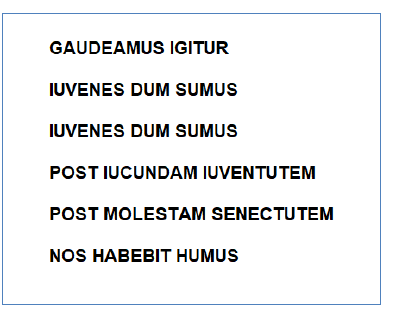
%> input picture test.bmp, 400 x 325 px
$ octave --eval "result = imageBinarization(imread('test.bmp'));"   (GNU Octave 9; MATLAB toolbox functions it lacks are replaced by stand-ins)
%> lines starting %> are read from the running program, lines starting %| are printed output that depends on the picture; in (x1, y1, x2, y2) boxes, pixels count from 0 and x2, y2 are one past the last pixel; in counts of white or black regions, pixels touching at a corner belong together; the program's own positions count from 1; long printed decimals are rounded
function processedImage = imageBinarization(im);
%
%PURPOSE --> Convert image into black(false or 1) and white(true or 0)
%
% ====IMPORTANT====================================================
% #The function assumes the input image has already been imported
% =================================================================
    %First, convert to black and white
    sizeIm = size(im);
%> sizeIm = [325 400 3]
    [rows, cols] = size(im);
%> rows = 325; cols = 1200
    if(size(sizeIm) == [1 3])
        %If the condition is met, the image is RGB
        %We must convert it to grayscale
        im = rgb2gray(im);
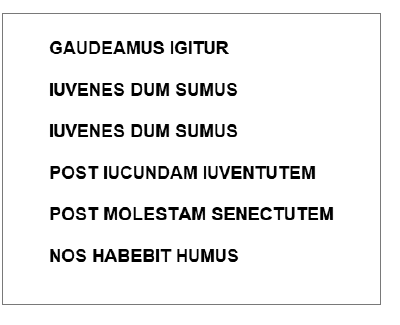
%> im: size 325x400 uint8; min 0, max 255, mean 238.3
    end
    %By now, the image is already in grayscale
    %Convert to purely black and white

    %Substracted 0.2 from the threshold to separate joint characters.
    threshold = graythresh(im)-0.2;
%> threshold = 0.376
    %this next line is used for testing, remove when necessary
    fprintf("%f", threshold);
%| 0.3765
    processedImage = not(imbinarize(im, threshold));
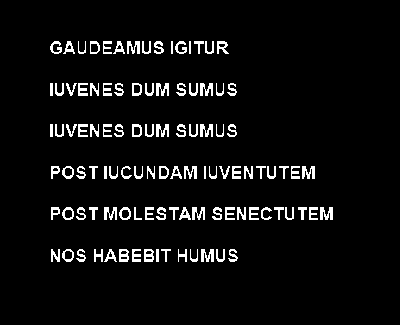
%> processedImage: size 325x400 logical; 5.4% white in thin lines or dots, all inside (x1, y1, x2, y2) = (50, 41, 333, 262)
    %EXPLANATION FOR THE not()
    %-----------------------------
    %For Task 2, we will be preferring to use white text over a black
    %blackground, therefore we invert the image for now.
end

$ run again, on alphabet.bmp
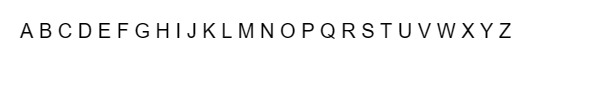
%> input picture alphabet.bmp, 589 x 95 px
%> threshold = 0.422
%| 0.4216
%> in imageBinarization, `processedImage = not(imbinarize(im, threshold));`:
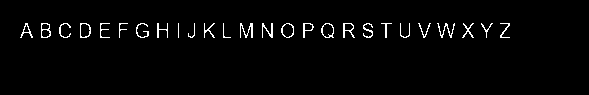
%> processedImage: size 95x589 logical; 2.3% white in thin lines or dots, all inside (x1, y1, x2, y2) = (20, 23, 510, 38)

$ run again, on alphabet_bold.bmp
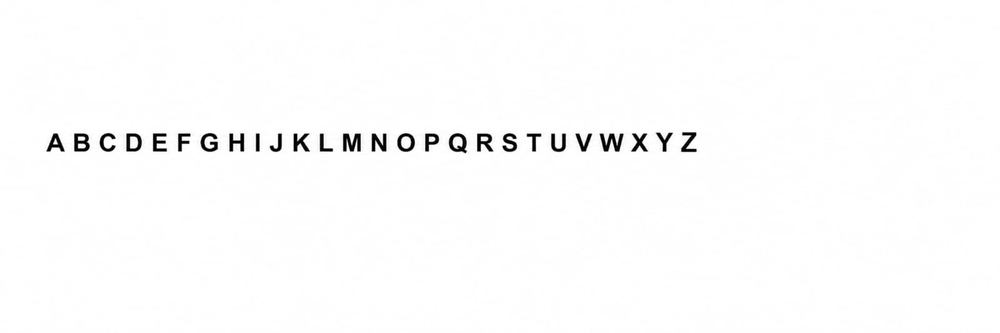
%> input picture alphabet_bold.bmp, 1000 x 333 px, shrunk from 1600 x 533 before the run
%> threshold = 0.369
%| 0.3686
%> in imageBinarization, `processedImage = not(imbinarize(im, threshold));`:
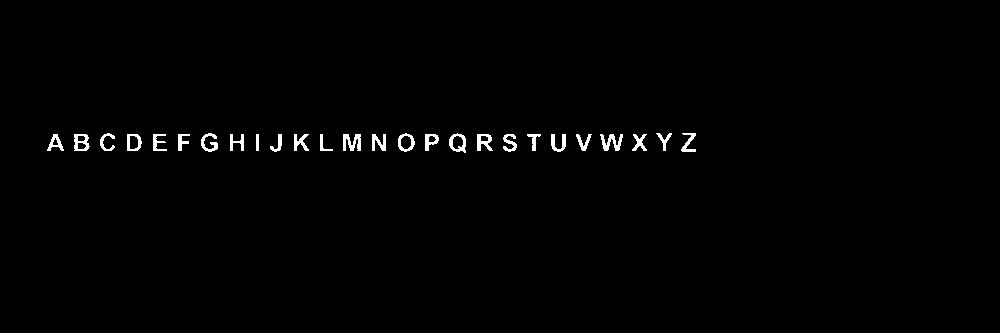
%> processedImage: size 333x1000 logical; 1% white; 26 white regions, largest, box (x1, y1, x2, y2) and area: (343, 134, 361, 151) 204, (600, 134, 623, 151) 202, (449, 133, 466, 153) 165
